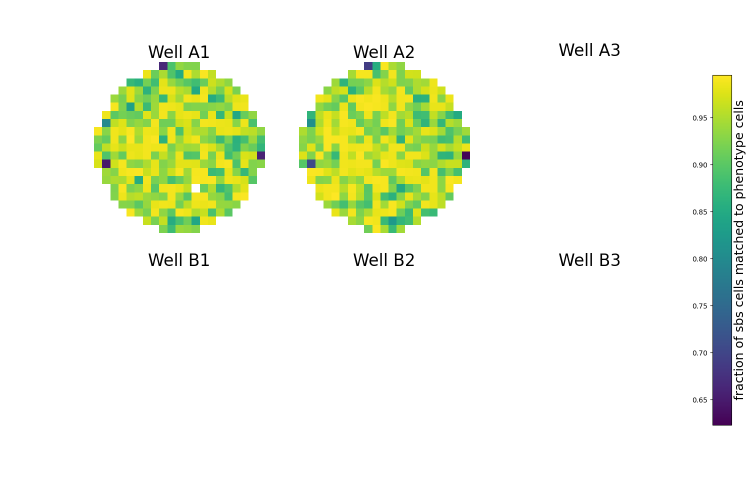
#> input picture example_analysis/test.png, 1500 x 1000 px (shown at 1/2 size); its folder holds only this picture in this run
$ python -i extract_phenotype_cp_emulator.py   (imports and definitions only)   (older library calls are emulated)
#> lines starting #> are read from the running program, lines starting #| are printed output that depends on the picture; after the words box and inside, x2 and y2 are one past the last pixel; in counts of white or black regions, pixels touching at a corner belong together
### workflow/lib/shared/log_filter.py
"""Filter data with Laplacian of Gaussian filter."""

import warnings

import numpy as np
from scipy import ndimage
import skimage

from lib.shared.image_utils import applyIJ


# [22 lines left out: function log_filter, not called in this run]


@applyIJ
def log_ndi(data, sigma=1, *args, **kwargs):
    """Apply Laplacian of Gaussian to each image in a stack of shape (..., I, J).

    Args:
        data (numpy.ndarray): Input data.
        sigma (float, optional): Standard deviation of the Gaussian kernel. Default is 1.
        *args: Additional positional arguments passed to scipy.ndimage.filters.gaussian_laplace.
        **kwargs: Additional keyword arguments passed to scipy.ndimage.filters.gaussian_laplace.

    Returns:
        numpy.ndarray: Resulting images after applying Laplacian of Gaussian.
    """
    # Define the Laplacian of Gaussian filter function
    f = ndimage.filters.gaussian_laplace

    # Apply the filter to the data and invert the output
    arr_ = -1 * f(data.astype(float), sigma, *args, **kwargs)

    # Clip values to ensure they are within the valid range [0, 65535] and convert back to uint16
    arr_ = np.clip(arr_, 0, 65535) / 65535

    # Suppress precision warning from skimage
    with warnings.catch_warnings():
        warnings.simplefilter("ignore")
        return skimage.img_as_uint(arr_)

### workflow/lib/phenotype/extract_phenotype_cp_emulator.py
"""Helper function to extract phenotype features from CellProfiler-like data with multi-channel functionality."""

from itertools import combinations, permutations, product

import numpy as np
import pandas as pd
import skimage.measure
import skimage.morphology
import skimage.filters
import skimage.feature
import skimage.segmentation
from scipy import ndimage as ndi

from lib.external.cp_emulator import (
    grayscale_features_multichannel,
    correlation_features_multichannel,
    shape_features,
    grayscale_columns_multichannel,
    correlation_columns_multichannel,
    shape_columns,
    neighbor_measurements,
)
from lib.shared.feature_extraction import extract_features, extract_features_bare
from lib.shared.file_utils import add_wildcard_columns
from lib.shared.log_filter import log_ndi
from lib.phenotype.constants import DEFAULT_METADATA_COLS


# [307 lines left out: functions extract_phenotype_cp_emulator, order_dataframe_columns, not called in this run]


def find_foci(data, radius=3, threshold=10, remove_border_foci=False):
    """Detect foci in the given image using a white tophat filter and other processing steps.

    Args:
        data (numpy.ndarray): Input image data.
        radius (int, optional): Radius of the disk used in the white tophat filter. Default is 3.
        threshold (float, optional): Threshold value for identifying foci in the processed image. Default is 10.
        remove_border_foci (bool, optional): Flag to remove foci touching the image border. Default is False.

    Returns:
        labeled (numpy.ndarray): Labeled segmentation mask of foci.
    """
    # Apply white tophat filter to highlight foci
    tophat = skimage.morphology.white_tophat(
        data, footprint=skimage.morphology.disk(radius)
    )

    # Apply Laplacian of Gaussian to the filtered image
    tophat_log = log_ndi(tophat, sigma=radius)

    # Threshold the image to create a binary mask
    mask = tophat_log > threshold

    # Remove small objects from the mask
    mask = skimage.morphology.remove_small_objects(mask, min_size=(radius**2))

    # Label connected components in the mask
    labeled = skimage.measure.label(mask)

    # Apply watershed algorithm to refine segmentation
    labeled = apply_watershed(labeled, smooth=1)

    if remove_border_foci:
        # Remove foci touching the border
        border_mask = data > 0
        labeled = remove_border(labeled, ~border_mask)

    return labeled


def apply_watershed(img, smooth=4):
    """Apply the watershed algorithm to the given image to refine segmentation.

    Args:
        img (numpy.ndarray): Input binary image.
        smooth (float, optional): Size of Gaussian kernel used to smooth the distance map. Default is 4.

    Returns:
        result (numpy.ndarray): Labeled image after watershed segmentation.
    """
    # Compute the distance transform of the image
    distance = ndi.distance_transform_edt(img)

    if smooth > 0:
        # Apply Gaussian smoothing to the distance transform
        distance = skimage.filters.gaussian(distance, sigma=smooth)

    # Identify local maxima in the distance transform
    local_max_coords = skimage.feature.peak_local_max(
        distance, footprint=np.ones((3, 3)), exclude_border=False
    )

    # Create a boolean mask for peaks
    local_max = np.zeros_like(distance, dtype=bool)
    local_max[tuple(local_max_coords.T)] = True  # Convert coordinates to a boolean mask

    # Label the local maxima
    markers = ndi.label(local_max)[0]

    # Apply watershed algorithm to the distance transform
    result = skimage.segmentation.watershed(-distance, markers, mask=img)

    return result.astype(np.uint16)


# [45 lines left out: functions remove_border, count_labels, not called in this run]


foci_features = {
    "foci_count": lambda r: count_labels(r.intensity_image),
    "foci_area": lambda r: (r.intensity_image > 0).sum(),
}

>>> import cv2
>>> picture = cv2.imread('../../../example_analysis/test.png', cv2.IMREAD_GRAYSCALE)
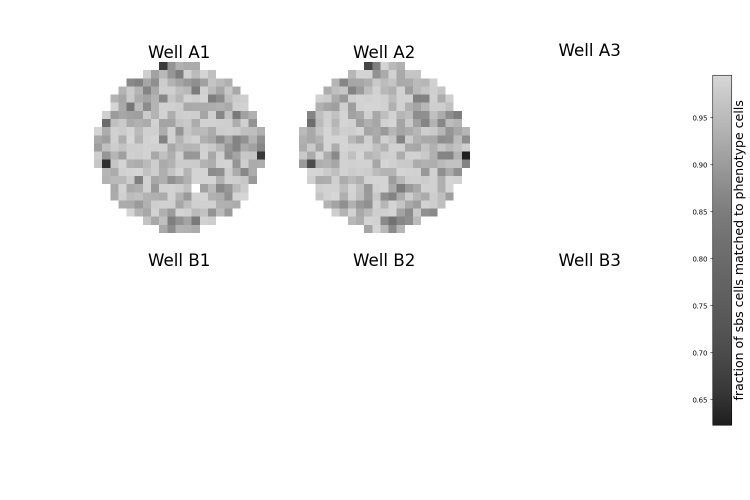
#> picture: shape (1000, 1500) (shown at 1/2 size); min 0, max 255, mean 242.2
>>> result = find_foci(picture)
#> in find_foci, `tophat = skimage.morphology.white_tophat( data, footprint=skimage.morp..`:
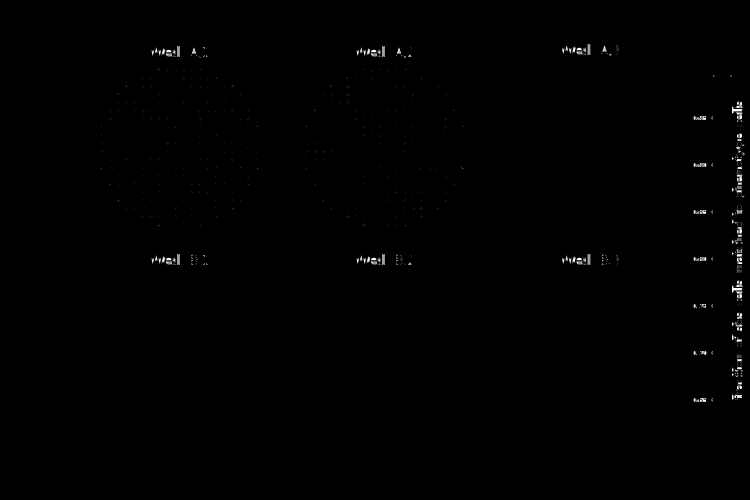
#> tophat: shape (1000, 1500) (shown at 1/2 size); min 0, max 255, mean 1
#> in log_ndi, `arr_ = -1 * f(data.astype(float), sigma, *args, **kwargs)`:
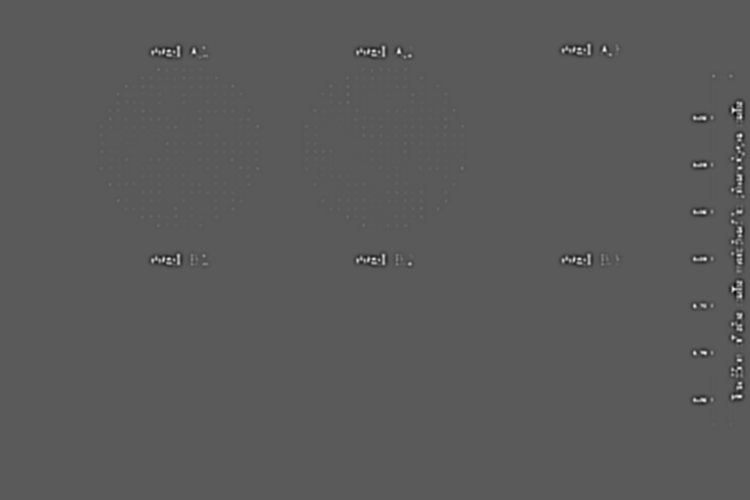
#> arr_: shape (1000, 1500) float64 (shown at 1/2 size); min -7.9, max 14.48, mean 0.000112; drawn with min black and max white
#> in find_foci, `mask = tophat_log > threshold`:
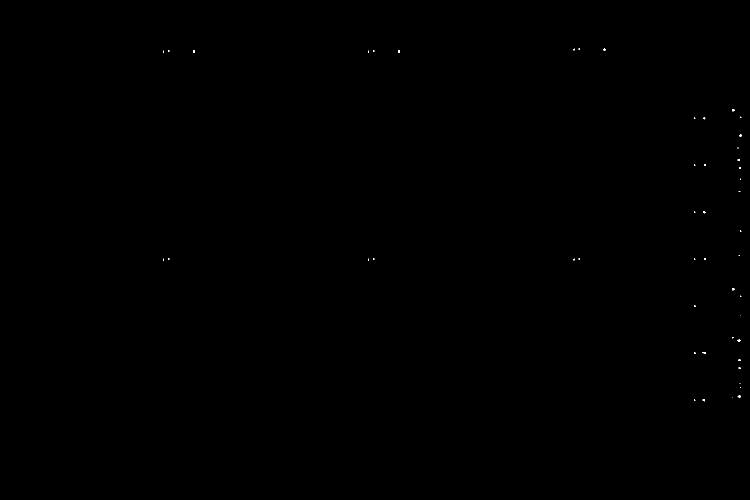
#> mask: shape (1000, 1500) bool (shown at 1/2 size); 0.03% white in thin lines or dots, all inside (x1, y1, x2, y2) = (326, 96, 1483, 803)
#> in find_foci, `mask = skimage.morphology.remove_small_objects(mask, min_size=(radius*..`: mask: shape (1000, 1500) bool; 0.02% white in thin lines or dots, all inside (x1, y1, x2, y2) = (386, 96, 1483, 803)
#> in find_foci, `labeled = skimage.measure.label(mask)`: labeled: shape (1000, 1500) int32; 20 distinct labels, from 0 to 19
#> in apply_watershed, `local_max_coords = skimage.feature.peak_local_max( distance, footprint..`: local_max_coords = 28 pairs, first value 99 to 800, second value 387 to 1481
#> in apply_watershed, `result = skimage.segmentation.watershed(-distance, markers, mask=img)`: result: shape (1000, 1500) int32; 20 distinct labels, from 0 to 19
